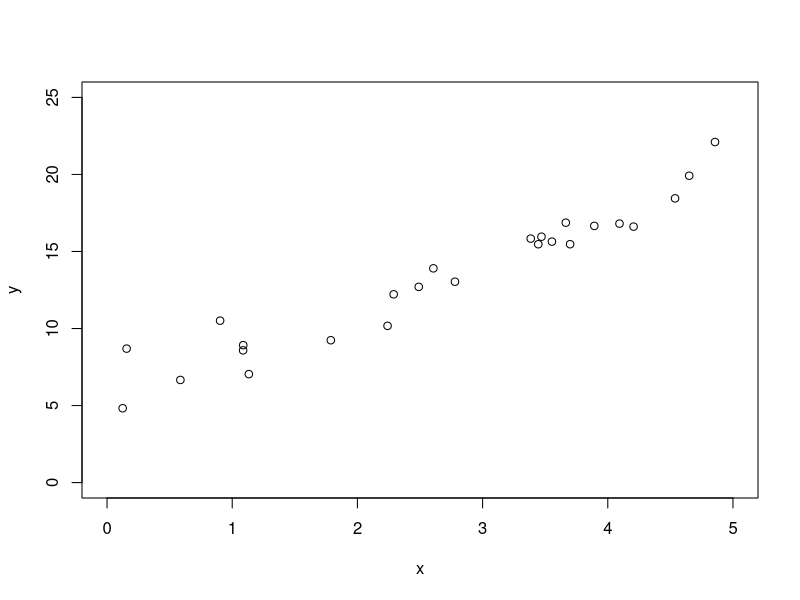
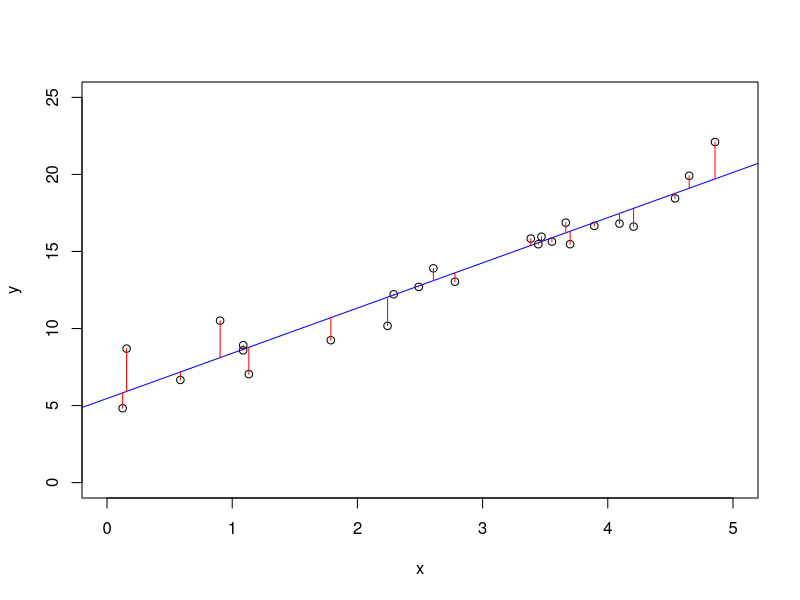

Here is the R script that generated these plots, in order:
## ---- chunk 1
library(knitr)
opts_chunk$set(comment='', eval=FALSE)
## ---- chunk 2
# for reproducibility:
set.seed(1937)

# these are the intercept and slope we'll use:
a <- 5.2
b <- 3.1

# x will have random numbers:
x <- runif(n=25, min=0, max=5)
# y will depend on the generative model plus some uniform noise:
y <- (b*x) + a + rnorm(25)

# let's see our artificial data:
plot(x,y, xlim=c(0,5), ylim=c(0,25))
## ---- chunk 3
data <- data.frame(x,y)
linmod <- lm(y ~ x, data)
summary(linmod)
## ---- chunk 4
print(linmod$coefficients)
## ---- chunk 5
plot(x,y, xlim=c(0,5), ylim=c(0,25))
abline(linmod, col='blue')

ab <- linmod$coefficients
y_pred <- ab[1] + (x*ab[2])
segments(x0=x, y0=y, x1=x, y1=y_pred, col='red')
## ---- chunk 6
lineMSE <- function(par, data) {
  # predicted y coordinates: 
  #     par[1] + (par[2]*data$x)
  # error with real y coordinates: 
  #     data$y - ( par[1] + (par[2]*data$x) )
  # squared errors:
  #     ( data$y - ( par[1] + (par[2]*data$x) ) )^2
  # mean squared errors:
  #     mean( ( data$y - ( par[1] + (par[2]*data$x) ) )^2 )
  return( mean( ( data$y - ( par[1] + (par[2]*data$x) ) )^2 ) )
}
## ---- chunk 7
lineRMSE <- function(par, data) {
  return( sqrt( mean( ( data$y - ( par[1] + (par[2]*data$x) ) )^2 ) ) )
}
## ---- chunk 8
lineMSE(par=ab, data=data)
## ---- chunk 9
lineRMSE(par=ab, data=data)
## ---- chunk 10
help(optim)
## ---- chunk 11
lineFitMSE <- optim( par = c(1,1),
                     fn = lineMSE,
                     data = data )
print(lineFitMSE)
## ---- chunk 12
lineFitMSE$par - ab
## ---- chunk 13
lineFitRMSE <- optim( par = c(1,1),
                      fn = lineRMSE,
                      data = data )
print(lineFitRMSE)
